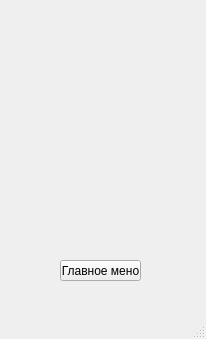
<?xml version="1.0" encoding="UTF-8"?>
<ui version="4.0">
 <class>Settings</class>
 <widget class="QMainWindow" name="Settings">
  <property name="geometry">
   <rect>
    <x>0</x>
    <y>0</y>
    <width>206</width>
    <height>339</height>
   </rect>
  </property>
  <property name="windowTitle">
   <string>Settings</string>
  </property>
  <widget class="QWidget" name="centralwidget">
   <widget class="QPushButton" name="MainMenu">
    <property name="geometry">
     <rect>
      <x>60</x>
      <y>260</y>
      <width>81</width>
      <height>21</height>
     </rect>
    </property>
    <property name="text">
     <string>Главное мено</string>
    </property>
   </widget>
  </widget>
  <widget class="QMenuBar" name="menubar">
   <property name="geometry">
    <rect>
     <x>0</x>
     <y>0</y>
     <width>206</width>
     <height>20</height>
    </rect>
   </property>
  </widget>
  <widget class="QStatusBar" name="statusbar"/>
 </widget>
 <resources/>
 <connections/>
</ui>
